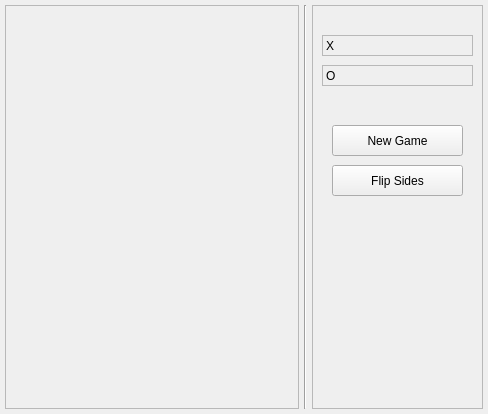
<?xml version="1.0" encoding="UTF-8"?>
<ui version="4.0">
 <class>tic_tac_toe_ui::SandboxWindow</class>
 <widget class="QFrame" name="tic_tac_toe_ui::SandboxWindow">
  <property name="geometry">
   <rect>
    <x>0</x>
    <y>0</y>
    <width>488</width>
    <height>414</height>
   </rect>
  </property>
  <property name="minimumSize">
   <size>
    <width>130</width>
    <height>118</height>
   </size>
  </property>
  <property name="windowTitle">
   <string>Frame</string>
  </property>
  <layout class="QHBoxLayout" name="horizontalLayout" stretch="1,0,0">
   <property name="spacing">
    <number>5</number>
   </property>
   <property name="leftMargin">
    <number>5</number>
   </property>
   <property name="topMargin">
    <number>5</number>
   </property>
   <property name="rightMargin">
    <number>5</number>
   </property>
   <property name="bottomMargin">
    <number>5</number>
   </property>
   <item>
    <widget class="tic_tac_toe_ui::BoardWidget" name="board">
     <property name="minimumSize">
      <size>
       <width>100</width>
       <height>100</height>
      </size>
     </property>
     <property name="frameShape">
      <enum>QFrame::StyledPanel</enum>
     </property>
     <property name="frameShadow">
      <enum>QFrame::Raised</enum>
     </property>
    </widget>
   </item>
   <item>
    <widget class="Line" name="line">
     <property name="orientation">
      <enum>Qt::Vertical</enum>
     </property>
    </widget>
   </item>
   <item>
    <widget class="QFrame" name="frame">
     <property name="minimumSize">
      <size>
       <width>171</width>
       <height>271</height>
      </size>
     </property>
     <property name="frameShape">
      <enum>QFrame::StyledPanel</enum>
     </property>
     <property name="frameShadow">
      <enum>QFrame::Raised</enum>
     </property>
     <widget class="QPushButton" name="reset">
      <property name="geometry">
       <rect>
        <x>20</x>
        <y>120</y>
        <width>131</width>
        <height>31</height>
       </rect>
      </property>
      <property name="text">
       <string>New Game</string>
      </property>
      <property name="icon">
       <iconset resource="../../core_ui/resources.qrc">
        <normaloff>:/resources/refresh.png</normaloff>:/resources/refresh.png</iconset>
      </property>
      <property name="iconSize">
       <size>
        <width>24</width>
        <height>24</height>
       </size>
      </property>
     </widget>
     <widget class="QPushButton" name="flip_sides">
      <property name="geometry">
       <rect>
        <x>20</x>
        <y>160</y>
        <width>131</width>
        <height>31</height>
       </rect>
      </property>
      <property name="text">
       <string>Flip Sides</string>
      </property>
      <property name="icon">
       <iconset resource="../../core_ui/resources.qrc">
        <normaloff>:/resources/view_refresh.png</normaloff>:/resources/view_refresh.png</iconset>
      </property>
      <property name="iconSize">
       <size>
        <width>24</width>
        <height>24</height>
       </size>
      </property>
     </widget>
     <widget class="QPushButton" name="first_move">
      <property name="geometry">
       <rect>
        <x>10</x>
        <y>210</y>
        <width>31</width>
        <height>31</height>
       </rect>
      </property>
      <property name="toolTip">
       <string>First Move</string>
      </property>
      <property name="text">
       <string/>
      </property>
      <property name="icon">
       <iconset resource="../../core_ui/resources.qrc">
        <normaloff>:/resources/mc_skip_backward.png</normaloff>:/resources/mc_skip_backward.png</iconset>
      </property>
      <property name="iconSize">
       <size>
        <width>24</width>
        <height>24</height>
       </size>
      </property>
      <property name="flat">
       <bool>true</bool>
      </property>
     </widget>
     <widget class="QPushButton" name="last_move">
      <property name="geometry">
       <rect>
        <x>130</x>
        <y>210</y>
        <width>31</width>
        <height>31</height>
       </rect>
      </property>
      <property name="toolTip">
       <string>Last Move</string>
      </property>
      <property name="text">
       <string/>
      </property>
      <property name="icon">
       <iconset resource="../../core_ui/resources.qrc">
        <normaloff>:/resources/mc_skip_forward.png</normaloff>:/resources/mc_skip_forward.png</iconset>
      </property>
      <property name="iconSize">
       <size>
        <width>24</width>
        <height>24</height>
       </size>
      </property>
      <property name="flat">
       <bool>true</bool>
      </property>
     </widget>
     <widget class="QPushButton" name="prev_move">
      <property name="geometry">
       <rect>
        <x>50</x>
        <y>210</y>
        <width>31</width>
        <height>31</height>
       </rect>
      </property>
      <property name="toolTip">
       <string>Previous Move</string>
      </property>
      <property name="text">
       <string/>
      </property>
      <property name="icon">
       <iconset resource="../../core_ui/resources.qrc">
        <normaloff>:/resources/mc_backward.png</normaloff>:/resources/mc_backward.png</iconset>
      </property>
      <property name="iconSize">
       <size>
        <width>24</width>
        <height>24</height>
       </size>
      </property>
      <property name="flat">
       <bool>true</bool>
      </property>
     </widget>
     <widget class="QPushButton" name="next_move">
      <property name="geometry">
       <rect>
        <x>90</x>
        <y>210</y>
        <width>31</width>
        <height>31</height>
       </rect>
      </property>
      <property name="toolTip">
       <string>Next Move</string>
      </property>
      <property name="text">
       <string/>
      </property>
      <property name="icon">
       <iconset resource="../../core_ui/resources.qrc">
        <normaloff>:/resources/mc_forward.png</normaloff>:/resources/mc_forward.png</iconset>
      </property>
      <property name="iconSize">
       <size>
        <width>24</width>
        <height>24</height>
       </size>
      </property>
      <property name="flat">
       <bool>true</bool>
      </property>
     </widget>
     <widget class="QLabel" name="x_player_name">
      <property name="geometry">
       <rect>
        <x>10</x>
        <y>30</y>
        <width>151</width>
        <height>21</height>
       </rect>
      </property>
      <property name="frameShape">
       <enum>QFrame::StyledPanel</enum>
      </property>
      <property name="text">
       <string>X</string>
      </property>
     </widget>
     <widget class="QLabel" name="o_player_name">
      <property name="geometry">
       <rect>
        <x>10</x>
        <y>60</y>
        <width>151</width>
        <height>21</height>
       </rect>
      </property>
      <property name="frameShape">
       <enum>QFrame::StyledPanel</enum>
      </property>
      <property name="text">
       <string>O</string>
      </property>
     </widget>
    </widget>
   </item>
  </layout>
 </widget>
 <customwidgets>
  <customwidget>
   <class>tic_tac_toe_ui::BoardWidget</class>
   <extends>QFrame</extends>
   <header>board_widget.h</header>
   <container>1</container>
  </customwidget>
 </customwidgets>
 <resources>
  <include location="../../core_ui/resources.qrc"/>
 </resources>
 <connections/>
</ui>
